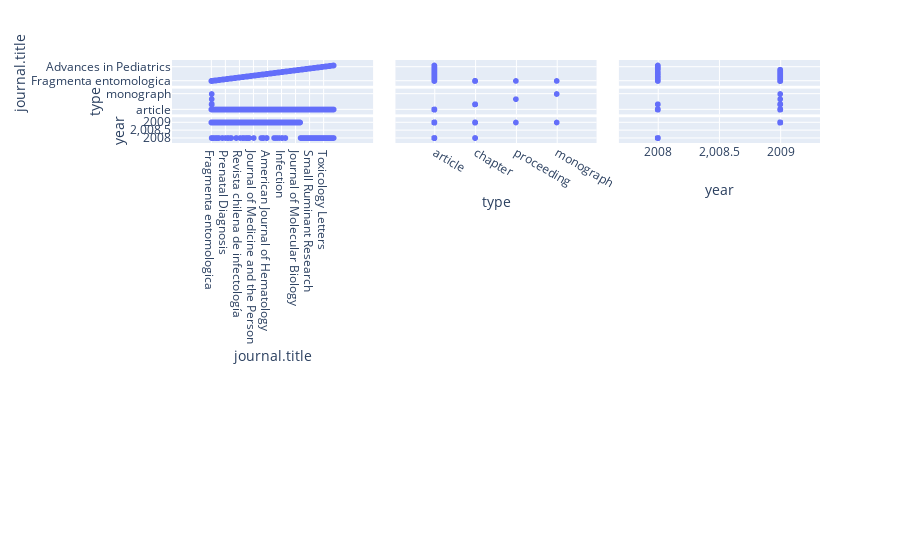

This figure's notebook cell:
### Markdown cell above
### scatter matrix is prob better when you have numeric values or not too many categorical ones

### Code cell
px.scatter_matrix(df, dimensions=["journal.title",  "type", "year"])

### Figure 1 — Plotly figure (JSON) as saved in the notebook; plotly's stock layout.template omitted (floating-point values rounded to 4 significant figures; data arrays with more than 128 entries replaced by an {"elided": "..."} marker saying what was removed)
{"data": [{"dimensions": [{"axis": {"matches": true}, "label": "journal.title", "values": {"elided": "500 str values"}}, {"axis": {"matches": true}, "label": "type", "values": {"elided": "500 str values"}}, {"axis": {"matches": true}, "label": "year", "values": {"elided": "500 int values"}}], "hoverlabel": {"namelength": 0}, "hovertemplate": "%{xaxis.title.text}=%{x}<br>%{yaxis.title.text}=%{y}", "legendgroup": "", "marker": {"color": "#636efa", "symbol": "circle"}, "name": "", "showlegend": false, "type": "splom", "uid": "d9aef8ca-075f-4eed-ae7e-0c3b2a4d70c4"}], "layout": {"autosize": true, "dragmode": "select", "legend": {"tracegroupgap": 0}, "margin": {"t": 60}, "xaxis": {"autorange": true, "range": [-33.99, 348.0], "type": "category"}, "xaxis2": {"autorange": true, "range": [-0.3247, 3.325], "type": "category"}, "xaxis3": {"autorange": true, "range": [2008.0, 2009.0], "type": "linear"}, "yaxis": {"autorange": true, "range": [-33.99, 348.0], "type": "category"}, "yaxis2": {"autorange": true, "range": [-0.3247, 3.325], "type": "category"}, "yaxis3": {"autorange": true, "range": [2008.0, 2009.0], "type": "linear"}}}
